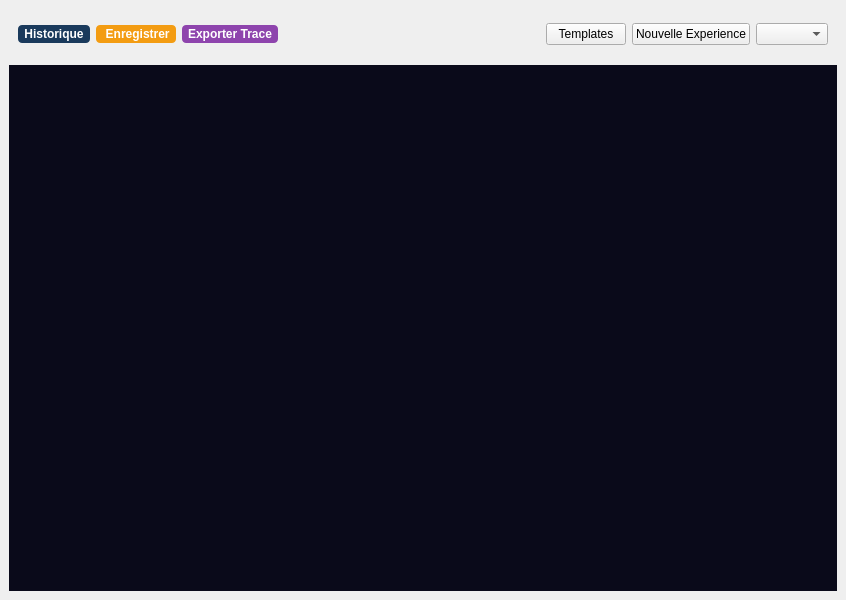
<?xml version="1.0" encoding="UTF-8"?>
<ui version="4.0">
 <class>MainWindow</class>
 <widget class="QMainWindow" name="MainWindow">
  <property name="geometry">
   <rect>
    <x>0</x>
    <y>0</y>
    <width>846</width>
    <height>600</height>
   </rect>
  </property>
  <property name="windowTitle">
   <string>MainWindow</string>
  </property>
  <widget class="QWidget" name="centralwidget">
   <layout class="QVBoxLayout" name="verticalLayout_2">
    <item>
     <layout class="QVBoxLayout" name="verticalLayout">
      <item>
       <widget class="QWidget" name="widget" native="true">
        <property name="maximumSize">
         <size>
          <width>16777215</width>
          <height>50</height>
         </size>
        </property>
        <layout class="QHBoxLayout" name="horizontalLayout_2">
         <item>
          <layout class="QHBoxLayout" name="horizontalLayout">
           <item>
            <widget class="QPushButton" name="btnHistorique">
             <property name="styleSheet">
              <string notr="true">QPushButton { background-color: #1a3a5c; color: white;
    font-weight: bold; border-radius: 4px; padding: 2px 6px; }
    QPushButton:hover { background-color: #1f4e79; }
    QPushButton:pressed { background-color: #154360; }</string>
             </property>
             <property name="text">
              <string>Historique</string>
             </property>
            </widget>
           </item>
           <item>
            <widget class="QPushButton" name="btnEnregistrer">
             <property name="styleSheet">
              <string notr="true">QPushButton { background-color: #f39c12; color: white;
    font-weight: bold; border-radius: 4px; padding: 2px 6px; }
    QPushButton:hover { background-color: #e67e22; }
    QPushButton:pressed { background-color: #d35400; }
    QPushButton:disabled { background-color: #7f6030; color: #aaaaaa; }</string>
             </property>
             <property name="text">
              <string> Enregistrer</string>
             </property>
            </widget>
           </item>
           <item>
            <widget class="QPushButton" name="btnExportTrace">
             <property name="styleSheet">
              <string notr="true">
    QPushButton { background-color: #8e44ad; color: white;
    font-weight: bold; border-radius: 4px; padding: 2px 6px; }
    QPushButton:hover { background-color: #7d3c98; }
    QPushButton:pressed { background-color: #6c3483; }
</string>
             </property>
             <property name="text">
              <string>Exporter Trace</string>
             </property>
            </widget>
           </item>
           <item>
            <spacer name="horizontalSpacer">
             <property name="orientation">
              <enum>Qt::Orientation::Horizontal</enum>
             </property>
             <property name="sizeHint" stdset="0">
              <size>
               <width>40</width>
               <height>20</height>
              </size>
             </property>
            </spacer>
           </item>
           <item>
            <widget class="QPushButton" name="btnTemplates">
             <property name="text">
              <string>Templates</string>
             </property>
            </widget>
           </item>
           <item>
            <widget class="QPushButton" name="btnAddExperience">
             <property name="text">
              <string>Nouvelle Experience</string>
             </property>
            </widget>
           </item>
           <item>
            <widget class="QComboBox" name="cbIntegrateur"/>
           </item>
          </layout>
         </item>
        </layout>
       </widget>
      </item>
      <item>
       <widget class="SimView" name="simWidget" native="true">
        <property name="styleSheet">
         <string notr="true">background-color: #0a0a1a;</string>
        </property>
       </widget>
      </item>
     </layout>
    </item>
   </layout>
  </widget>
 </widget>
 <customwidgets>
  <customwidget>
   <class>SimView</class>
   <extends>QWidget</extends>
   <header>simview.h</header>
   <container>1</container>
  </customwidget>
 </customwidgets>
 <resources/>
 <connections/>
</ui>
